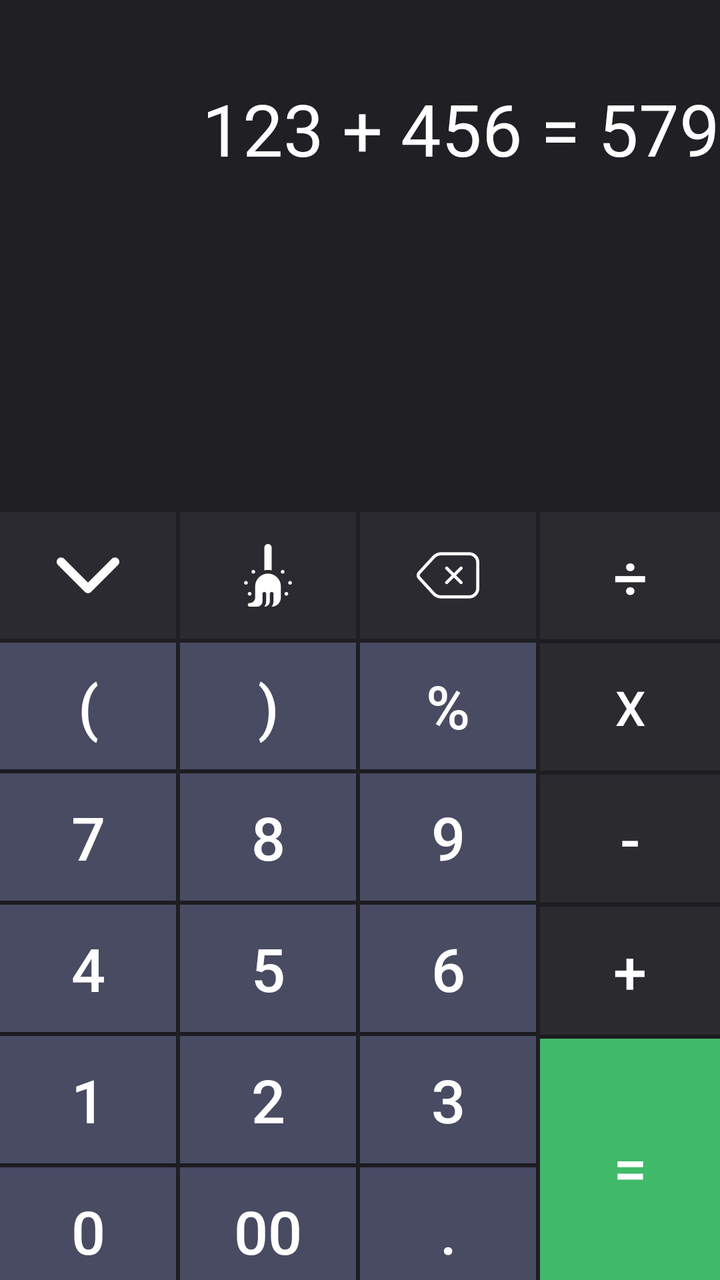
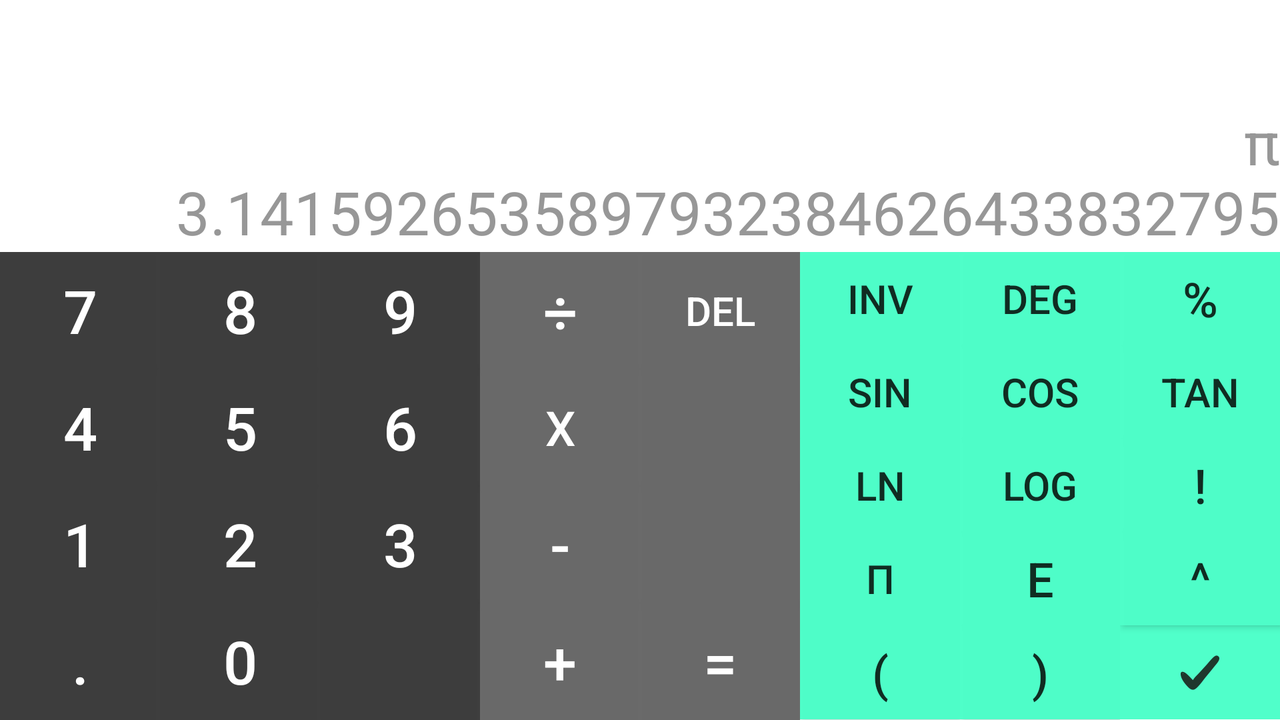

An Android layout and its configuration variant, each rendered on a device that would load it. The default file and the variant file are quoted in full after the pictures.
<!-- AndroidManifest.xml: application theme AppTheme -->
<!-- res/layout/activity_calculator.xml -->
<?xml version="1.0" encoding="utf-8"?>
<LinearLayout xmlns:android="http://schemas.android.com/apk/res/android"
    xmlns:app="http://schemas.android.com/apk/res-auto"
    xmlns:tools="http://schemas.android.com/tools"
    android:orientation="vertical"
    android:background="@color/blackazul"
    android:weightSum="1"
    android:layout_width="match_parent"
    android:layout_height="match_parent"
    tools:context=".Calculator">

    <TextView
        android:text="@string/textCalcu"
        android:textColor="@color/white"
        android:textSize="36sp"
        android:textAlignment="textEnd"
        android:paddingTop="40dp"
        android:layout_weight="0.4"
        android:layout_width="match_parent"
        android:layout_height="0dp">

    </TextView>

    <LinearLayout
        android:weightSum="1"
        android:orientation="horizontal"
        android:layout_weight="0.6"
        android:layout_width="match_parent"
        android:layout_height="0dp">

        <LinearLayout
            android:orientation="vertical"
            android:weightSum="1"
            android:layout_weight="0.25"
            android:layout_width="0dp"
            android:layout_height="match_parent">

            <ImageButton
                android:layout_marginBottom="2dp"
                android:layout_marginRight="2dp"
                android:background="@color/azulbotones"
                android:src="@mipmap/dowsarrow_foreground"
                android:layout_weight="0.17"
                android:layout_width="match_parent"
                android:layout_height="0dp">

            </ImageButton>

            <Button
                android:layout_marginBottom="2dp"
                android:layout_marginRight="2dp"
                android:background="@color/azulclaro"
                android:text="@string/parentesis"
                android:textSize="30sp"
                android:textColor="@color/white"
                android:layout_weight="0.17"
                android:layout_width="match_parent"
                android:layout_height="0dp">

            </Button>

            <Button
                android:layout_marginBottom="2dp"
                android:layout_marginRight="2dp"
                android:background="@color/azulclaro"
                android:text="@string/siete"
                android:textSize="30sp"
                android:textColor="@color/white"
                android:layout_weight="0.17"
                android:layout_width="match_parent"
                android:layout_height="0dp">

            </Button>

            <Button
                android:layout_marginBottom="2dp"
                android:layout_marginRight="2dp"
                android:background="@color/azulclaro"
                android:text="@string/cuatro"
                android:textSize="30sp"
                android:textColor="@color/white"
                android:layout_weight="0.17"
                android:layout_width="match_parent"
                android:layout_height="0dp">

            </Button>

            <Button
                android:layout_marginBottom="2dp"
                android:layout_marginRight="2dp"
                android:background="@color/azulclaro"
                android:text="@string/uno"
                android:textSize="30sp"
                android:textColor="@color/white"
                android:layout_weight="0.17"
                android:layout_width="match_parent"
                android:layout_height="0dp">

            </Button>

            <Button
                android:layout_marginRight="2dp"
                android:background="@color/azulclaro"
                android:text="@string/cero"
                android:textSize="30sp"
                android:textColor="@color/white"
                android:layout_weight="0.17"
                android:layout_width="match_parent"
                android:layout_height="0dp">

            </Button>
        </LinearLayout>

        <LinearLayout
            android:orientation="vertical"
            android:weightSum="1"
            android:layout_weight="0.25"
            android:layout_width="0dp"
            android:layout_height="match_parent">

            <ImageButton
                android:layout_marginBottom="2dp"
                android:layout_marginRight="2dp"
                android:background="@color/azulbotones"
                android:src="@mipmap/escoba_foreground"
                android:layout_weight="0.17"
                android:layout_width="match_parent"
                android:layout_height="0dp">

            </ImageButton>

            <Button
                android:layout_marginBottom="2dp"
                android:layout_marginRight="2dp"
                android:background="@color/azulclaro"
                android:text="@string/parentesis1"
                android:textSize="30sp"
                android:textColor="@color/white"
                android:layout_weight="0.17"
                android:layout_width="match_parent"
                android:layout_height="0dp">

            </Button>

            <Button
                android:layout_marginBottom="2dp"
                android:layout_marginRight="2dp"
                android:background="@color/azulclaro"
                android:text="@string/ocho"
                android:textSize="30sp"
                android:textColor="@color/white"
                android:layout_weight="0.17"
                android:layout_width="match_parent"
                android:layout_height="0dp">

            </Button>

            <Button
                android:layout_marginBottom="2dp"
                android:layout_marginRight="2dp"
                android:background="@color/azulclaro"
                android:text="@string/cinco"
                android:textSize="30sp"
                android:textColor="@color/white"
                android:layout_weight="0.17"
                android:layout_width="match_parent"
                android:layout_height="0dp">

            </Button>

            <Button
                android:layout_marginBottom="2dp"
                android:layout_marginRight="2dp"
                android:background="@color/azulclaro"
                android:text="@string/dos"
                android:textSize="30sp"
                android:textColor="@color/white"
                android:layout_weight="0.17"
                android:layout_width="match_parent"
                android:layout_height="0dp">

            </Button>

            <Button
                android:layout_marginRight="2dp"
                android:background="@color/azulclaro"
                android:text="@string/ceroCero"
                android:textSize="30sp"
                android:textColor="@color/white"
                android:layout_weight="0.17"
                android:layout_width="match_parent"
                android:layout_height="0dp">

            </Button>
        </LinearLayout>
        <LinearLayout
            android:orientation="vertical"
            android:weightSum="1"
            android:layout_weight="0.25"
            android:layout_width="0dp"
            android:layout_height="match_parent">

            <ImageButton
                android:layout_marginBottom="2dp"
                android:layout_marginRight="2dp"
                android:background="@color/azulbotones"
                android:src="@mipmap/delete2_foreground"
                android:layout_weight="0.17"
                android:layout_width="match_parent"
                android:layout_height="0dp">

            </ImageButton>

            <Button
                android:layout_marginBottom="2dp"
                android:layout_marginRight="2dp"
                android:background="@color/azulclaro"
                android:text="@string/porcentaje"
                android:textSize="30sp"
                android:textColor="@color/white"
                android:layout_weight="0.17"
                android:layout_width="match_parent"
                android:layout_height="0dp">

            </Button>

            <Button
                android:layout_marginBottom="2dp"
                android:layout_marginRight="2dp"
                android:background="@color/azulclaro"
                android:text="@string/nueve"
                android:textSize="30sp"
                android:textColor="@color/white"
                android:layout_weight="0.17"
                android:layout_width="match_parent"
                android:layout_height="0dp">

            </Button>

            <Button
                android:layout_marginBottom="2dp"
                android:layout_marginRight="2dp"
                android:background="@color/azulclaro"
                android:text="@string/seis"
                android:textSize="30sp"
                android:textColor="@color/white"
                android:layout_weight="0.17"
                android:layout_width="match_parent"
                android:layout_height="0dp">

            </Button>

            <Button
                android:layout_marginBottom="2dp"
                android:layout_marginRight="2dp"
                android:background="@color/azulclaro"
                android:text="@string/tres"
                android:textSize="30sp"
                android:textColor="@color/white"
                android:layout_weight="0.17"
                android:layout_width="match_parent"
                android:layout_height="0dp">

            </Button>

            <Button
                android:layout_marginRight="2dp"
                android:background="@color/azulclaro"
                android:text="@string/punto"
                android:textSize="30sp"
                android:textColor="@color/white"
                android:layout_weight="0.17"
                android:layout_width="match_parent"
                android:layout_height="0dp">

            </Button>
        </LinearLayout>
        <LinearLayout
            android:orientation="vertical"
            android:weightSum="1"
            android:layout_weight="0.25"
            android:layout_width="0dp"
            android:layout_height="match_parent">

            <Button
                android:layout_marginBottom="2dp"
                android:background="@color/azulbotones"
                android:text="@string/dividir"
                android:textSize="30sp"
                android:textColor="@color/white"
                android:layout_weight="0.17"
                android:layout_width="match_parent"
                android:layout_height="0dp">

            </Button>

            <Button
                android:layout_marginBottom="2dp"
                android:background="@color/azulbotones"
                android:text="@string/por"
                android:textSize="24sp"
                android:textColor="@color/white"
                android:layout_weight="0.17"
                android:layout_width="match_parent"
                android:layout_height="0dp">

            </Button>

            <Button
                android:layout_marginBottom="2dp"
                android:background="@color/azulbotones"
                android:text="@string/menos"
                android:textSize="30sp"
                android:textColor="@color/white"
                android:layout_weight="0.17"
                android:layout_width="match_parent"
                android:layout_height="0dp">

            </Button>

            <Button
                android:layout_marginBottom="2dp"
                android:background="@color/azulbotones"
                android:text="@string/mas"
                android:textSize="30sp"
                android:textColor="@color/white"
                android:layout_weight="0.17"
                android:layout_width="match_parent"
                android:layout_height="0dp">

            </Button>

            <Button
                android:background="@color/verde"
                android:text="@string/igual"
                android:textSize="30sp"
                android:textColor="@color/white"
                android:layout_weight="0.34"
                android:layout_width="match_parent"
                android:layout_height="0dp">

            </Button>
        </LinearLayout>
    </LinearLayout>
</LinearLayout>
<!-- resources referenced by this layout -->
<resources>
  <color name="azulbotones">#F32C2C31</color>
  <color name="azulclaro">#F34B4E66</color>
  <color name="blackazul">#F314141A</color>
  <color name="verde">#F343C26E</color>
  <color name="white">#FFFFFF</color>
  <!-- mipmap delete2_foreground: png bitmap (mipmap-hdpi, 920 bytes) -->
  <!-- mipmap dowsarrow_foreground: png bitmap (mipmap-hdpi, 395 bytes) -->
  <!-- mipmap escoba_foreground: png bitmap (mipmap-hdpi, 840 bytes) -->
  <string name="cero">0</string>
  <string name="ceroCero">00</string>
  <string name="cinco">5</string>
  <string name="cuatro">4</string>
  <string name="dividir">÷</string>
  <string name="dos">2</string>
  <string name="igual">=</string>
  <string name="mas">+</string>
  <string name="menos">-</string>
  <string name="nueve">9</string>
  <string name="ocho">8</string>
  <string name="parentesis">(</string>
  <string name="parentesis1">)</string>
  <string name="por">x</string>
  <string name="porcentaje">%</string>
  <string name="punto">.</string>
  <string name="seis">6</string>
  <string name="siete">7</string>
  <string name="textCalcu">123 + 456 = 579</string>
  <string name="tres">3</string>
  <string name="uno">1</string>
  <style name="AppTheme" parent="Theme.AppCompat.Light.DarkActionBar">
          
          <item name="colorPrimary">#C8E80AF0</item>
          <item name="colorPrimaryDark">@color/colorPrimaryDark</item>
          <item name="colorAccent">@color/colorAccent</item>
      </style>
  <color name="colorPrimaryDark">#8296E2</color>
  <color name="colorAccent">#A70D2F</color>
</resources>
<!-- res/layout-land/activity_calculator.xml (the author's variant of the layout above) -->
<!-- drawn on the phone turned sideways -->
<?xml version="1.0" encoding="utf-8"?>
<LinearLayout xmlns:android="http://schemas.android.com/apk/res/android"
    xmlns:app="http://schemas.android.com/apk/res-auto"
    xmlns:tools="http://schemas.android.com/tools"
    android:orientation="vertical"
    android:background="@color/white"
    android:weightSum="1"
    android:layout_width="match_parent"
    android:layout_height="match_parent"
    tools:context=".Calculator">

    <TextView
        android:text="@string/pi"
        android:textColor="@color/gris"
        android:textSize="30sp"
        android:gravity="bottom|right"
        android:paddingTop="40dp"
        android:layout_weight="0.35"
        android:layout_width="match_parent"
        android:layout_height="0dp">

    </TextView>

    <LinearLayout
        android:weightSum="1"
        android:orientation="horizontal"
        android:layout_weight="0.65"
        android:layout_width="match_parent"
        android:layout_height="0dp">

        <LinearLayout
            android:orientation="vertical"
            android:weightSum="1"
            android:layout_weight="0.125"
            android:layout_width="0dp"
            android:layout_height="match_parent">

            <Button
                android:background="@color/grisoscuro"
                android:text="@string/siete"
                android:textSize="30sp"
                android:textColor="@color/white"
                android:layout_weight="0.25"
                android:layout_width="match_parent"
                android:layout_height="0dp">

            </Button>

            <Button
                android:background="@color/grisoscuro"
                android:text="@string/cuatro"
                android:textSize="30sp"
                android:textColor="@color/white"
                android:layout_weight="0.25"
                android:layout_width="match_parent"
                android:layout_height="0dp">

            </Button>

            <Button
                android:background="@color/grisoscuro"
                android:text="@string/uno"
                android:textSize="30sp"
                android:textColor="@color/white"
                android:layout_weight="0.25"
                android:layout_width="match_parent"
                android:layout_height="0dp">

            </Button>

            <Button
                android:background="@color/grisoscuro"
                android:text="@string/punto"
                android:textSize="30sp"
                android:textColor="@color/white"
                android:layout_weight="0.25"
                android:layout_width="match_parent"
                android:layout_height="0dp">

            </Button>
        </LinearLayout>

        <LinearLayout
            android:orientation="vertical"
            android:weightSum="1"
            android:layout_weight="0.125"
            android:layout_width="0dp"
            android:layout_height="match_parent">

            <Button
                android:background="@color/grisoscuro"
                android:text="@string/ocho"
                android:textSize="30sp"
                android:textColor="@color/white"
                android:layout_weight="0.25"
                android:layout_width="match_parent"
                android:layout_height="0dp">

            </Button>

            <Button
                android:background="@color/grisoscuro"
                android:text="@string/cinco"
                android:textSize="30sp"
                android:textColor="@color/white"
                android:layout_weight="0.25"
                android:layout_width="match_parent"
                android:layout_height="0dp">

            </Button>

            <Button
                android:background="@color/grisoscuro"
                android:text="@string/dos"
                android:textSize="30sp"
                android:textColor="@color/white"
                android:layout_weight="0.25"
                android:layout_width="match_parent"
                android:layout_height="0dp">

            </Button>

            <Button
                android:background="@color/grisoscuro"
                android:text="@string/cero"
                android:textSize="30sp"
                android:textColor="@color/white"
                android:layout_weight="0.25"
                android:layout_width="match_parent"
                android:layout_height="0dp">

            </Button>
        </LinearLayout>

        <LinearLayout
            android:orientation="vertical"
            android:weightSum="1"
            android:layout_weight="0.125"
            android:layout_width="0dp"
            android:layout_height="match_parent">

            <Button
                android:background="@color/grisoscuro"
                android:text="@string/nueve"
                android:textSize="30sp"
                android:textColor="@color/white"
                android:layout_weight="0.25"
                android:layout_width="match_parent"
                android:layout_height="0dp">

            </Button>

            <Button
                android:background="@color/grisoscuro"
                android:text="@string/seis"
                android:textSize="30sp"
                android:textColor="@color/white"
                android:layout_weight="0.25"
                android:layout_width="match_parent"
                android:layout_height="0dp">

            </Button>

            <Button
                android:background="@color/grisoscuro"
                android:text="@string/tres"
                android:textSize="30sp"
                android:textColor="@color/white"
                android:layout_weight="0.25"
                android:layout_width="match_parent"
                android:layout_height="0dp">

            </Button>

            <Button
                android:background="@color/grisoscuro"
                android:layout_weight="0.25"
                android:layout_width="match_parent"
                android:layout_height="0dp">

            </Button>
        </LinearLayout>

        <LinearLayout
            android:orientation="vertical"
            android:weightSum="1"
            android:layout_weight="0.125"
            android:layout_width="0dp"
            android:layout_height="match_parent">

            <Button
                android:background="@color/grisoclarito"
                android:text="@string/dividir"
                android:textSize="30sp"
                android:textColor="@color/white"
                android:layout_weight="0.25"
                android:layout_width="match_parent"
                android:layout_height="0dp">

            </Button>

            <Button
                android:background="@color/grisoclarito"
                android:text="@string/por"
                android:textSize="24sp"
                android:textColor="@color/white"
                android:layout_weight="0.25"
                android:layout_width="match_parent"
                android:layout_height="0dp">

            </Button>

            <Button
                android:background="@color/grisoclarito"
                android:text="@string/menos"
                android:textSize="30sp"
                android:textColor="@color/white"
                android:layout_weight="0.25"
                android:layout_width="match_parent"
                android:layout_height="0dp">

            </Button>

            <Button
                android:background="@color/grisoclarito"
                android:text="@string/mas"
                android:textSize="30sp"
                android:textColor="@color/white"
                android:layout_weight="0.25"
                android:layout_width="match_parent"
                android:layout_height="0dp">

            </Button>
        </LinearLayout>

        <LinearLayout
            android:orientation="vertical"
            android:weightSum="1"
            android:layout_weight="0.125"
            android:layout_width="0dp"
            android:layout_height="match_parent">

            <Button
                android:background="@color/grisoclarito"
                android:text="@string/del"
                android:textSize="20sp"
                android:textColor="@color/white"
                android:layout_weight="0.25"
                android:layout_width="match_parent"
                android:layout_height="0dp">

            </Button>

            <Button
                android:background="@color/grisoclarito"
                android:layout_weight="0.25"
                android:layout_width="match_parent"
                android:layout_height="0dp">

            </Button>

            <Button
                android:background="@color/grisoclarito"
                android:layout_weight="0.25"
                android:layout_width="match_parent"
                android:layout_height="0dp">

            </Button>

            <Button
                android:background="@color/grisoclarito"
                android:text="@string/igual"
                android:textSize="30sp"
                android:textColor="@color/white"
                android:layout_weight="0.25"
                android:layout_width="match_parent"
                android:layout_height="0dp">

            </Button>
        </LinearLayout>

        <LinearLayout
            android:orientation="vertical"
            android:weightSum="1"
            android:layout_weight="0.125"
            android:layout_width="0dp"
            android:layout_height="match_parent">

            <Button
                android:background="@color/verdeazulado"
                android:text="@string/inv"
                android:textSize="20sp"
                android:textColor="@color/verdeazuladoo"
                android:layout_weight="0.20"
                android:layout_width="match_parent"
                android:layout_height="0dp">

            </Button>

            <Button
                android:background="@color/verdeazulado"
                android:text="@string/sin"
                android:textSize="20sp"
                android:textColor="@color/verdeazuladoo"
                android:layout_weight="0.20"
                android:layout_width="match_parent"
                android:layout_height="0dp">

            </Button>

            <Button
                android:background="@color/verdeazulado"
                android:text="@string/ln"
                android:textSize="20sp"
                android:textColor="@color/verdeazuladoo"
                android:layout_weight="0.20"
                android:layout_width="match_parent"
                android:layout_height="0dp">

            </Button>

            <Button
                android:background="@color/verdeazulado"
                android:text="@string/pisimbolo"
                android:textSize="20sp"
                android:textColor="@color/verdeazuladoo"
                android:layout_weight="0.20"
                android:layout_width="match_parent"
                android:layout_height="0dp">

            </Button>

            <Button
                android:background="@color/verdeazulado"
                android:text="@string/parentesis"
                android:textSize="24sp"
                android:textColor="@color/verdeazuladoo"
                android:layout_weight="0.20"
                android:layout_width="match_parent"
                android:layout_height="0dp">

            </Button>
        </LinearLayout>

        <LinearLayout
            android:orientation="vertical"
            android:weightSum="1"
            android:layout_weight="0.125"
            android:layout_width="0dp"
            android:layout_height="match_parent">

            <Button
                android:background="@color/verdeazulado"
                android:text="@string/deg"
                android:textSize="20sp"
                android:textColor="@color/verdeazuladoo"
                android:layout_weight="0.20"
                android:layout_width="match_parent"
                android:layout_height="0dp">

            </Button>

            <Button
                android:background="@color/verdeazulado"
                android:text="@string/cos"
                android:textSize="20sp"
                android:textColor="@color/verdeazuladoo"
                android:layout_weight="0.20"
                android:layout_width="match_parent"
                android:layout_height="0dp">

            </Button>

            <Button
                android:background="@color/verdeazulado"
                android:text="@string/log"
                android:textSize="20sp"
                android:textColor="@color/verdeazuladoo"
                android:layout_weight="0.20"
                android:layout_width="match_parent"
                android:layout_height="0dp">

            </Button>

            <Button
                android:background="@color/verdeazulado"
                android:text="@string/e"
                android:textSize="24sp"
                android:textColor="@color/verdeazuladoo"
                android:layout_weight="0.20"
                android:layout_width="match_parent"
                android:layout_height="0dp">

            </Button>

            <Button
                android:background="@color/verdeazulado"
                android:text="@string/parentesis1"
                android:textSize="24sp"
                android:textColor="@color/verdeazuladoo"
                android:layout_weight="0.20"
                android:layout_width="match_parent"
                android:layout_height="0dp">

            </Button>
        </LinearLayout>

        <LinearLayout
            android:orientation="vertical"
            android:weightSum="1"
            android:layout_weight="0.125"
            android:layout_width="0dp"
            android:layout_height="match_parent">

            <Button
                android:background="@color/verdeazulado"
                android:text="@string/porcentaje"
                android:textSize="24sp"
                android:textColor="@color/verdeazuladoo"
                android:layout_weight="0.20"
                android:layout_width="match_parent"
                android:layout_height="0dp">

            </Button>

            <Button
                android:background="@color/verdeazulado"
                android:text="@string/tan"
                android:textSize="20sp"
                android:textColor="@color/verdeazuladoo"
                android:layout_weight="0.20"
                android:layout_width="match_parent"
                android:layout_height="0dp">

            </Button>

            <Button
                android:background="@color/verdeazulado"
                android:text="@string/admiracion"
                android:textSize="24sp"
                android:textColor="@color/verdeazuladoo"
                android:layout_weight="0.20"
                android:layout_width="match_parent"
                android:layout_height="0dp">

            </Button>

            <Button
                android:background="@color/verdeazulado"
                android:text="@string/elevado"
                android:textSize="24sp"
                android:textColor="@color/verdeazuladoo"
                android:layout_weight="0.20"
                android:layout_width="match_parent"
                android:layout_height="0dp">

            </Button>

            <ImageButton
                android:background="@color/verdeazulado"
                android:src="@mipmap/check4_foreground"
                android:layout_weight="0.20"
                android:layout_width="match_parent"
                android:layout_height="0dp">

            </ImageButton>
        </LinearLayout>
    </LinearLayout>
</LinearLayout>
<!-- resources referenced by the variant -->
<!-- as the phone turned sideways resolves them -->
<resources>
  <color name="gris">#F3929292</color>
  <color name="grisoclarito">#F3646464</color>
  <color name="grisoscuro">#F3363636</color>
  <color name="verdeazulado">#F348FFC8</color>
  <color name="verdeazuladoo">#102C22</color>
  <color name="white">#FFFFFF</color>
  <!-- mipmap check4_foreground: png bitmap (mipmap-hdpi, 762 bytes) -->
  <string name="admiracion">!</string>
  <string name="cero">0</string>
  <string name="cinco">5</string>
  <string name="cos">cos</string>
  <string name="cuatro">4</string>
  <string name="deg">DEG</string>
  <string name="del">DEL</string>
  <string name="dividir">÷</string>
  <string name="dos">2</string>
  <string name="e">e</string>
  <string name="elevado">^</string>
  <string name="igual">=</string>
  <string name="inv">INV</string>
  <string name="ln">ln</string>
  <string name="log">log</string>
  <string name="mas">+</string>
  <string name="menos">-</string>
  <string name="nueve">9</string>
  <string name="ocho">8</string>
  <string name="parentesis">(</string>
  <string name="parentesis1">)</string>
  <string name="pi">π\n3.1415926535897932384626433832795</string>
  <string name="pisimbolo">π</string>
  <string name="por">x</string>
  <string name="porcentaje">%</string>
  <string name="punto">.</string>
  <string name="seis">6</string>
  <string name="siete">7</string>
  <string name="sin">sin</string>
  <string name="tan">tan</string>
  <string name="tres">3</string>
  <string name="uno">1</string>
  <style name="AppTheme" parent="Theme.AppCompat.Light.DarkActionBar">
          
          <item name="colorPrimary">#C8E80AF0</item>
          <item name="colorPrimaryDark">@color/colorPrimaryDark</item>
          <item name="colorAccent">@color/colorAccent</item>
      </style>
  <color name="colorPrimaryDark">#8296E2</color>
  <color name="colorAccent">#A70D2F</color>
</resources>
